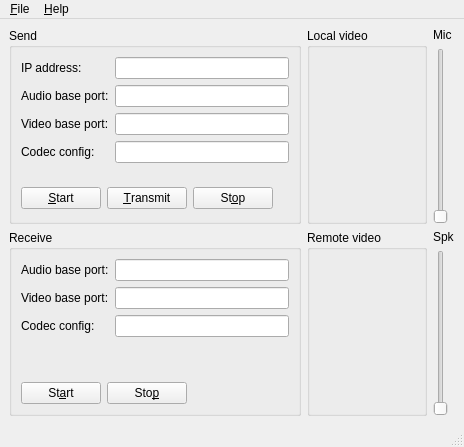
<ui version="4.0" >
 <class>MainWin</class>
 <widget class="QMainWindow" name="MainWin" >
  <property name="geometry" >
   <rect>
    <x>0</x>
    <y>0</y>
    <width>464</width>
    <height>447</height>
   </rect>
  </property>
  <property name="windowTitle" >
   <string>MainWin</string>
  </property>
  <widget class="QWidget" name="centralwidget" >
   <layout class="QGridLayout" >
    <item row="0" column="0" >
     <widget class="QGroupBox" name="gb_send" >
      <property name="title" >
       <string>Send</string>
      </property>
      <layout class="QGridLayout" >
       <item row="0" column="0" >
        <widget class="QLabel" name="lb_remoteAddress" >
         <property name="text" >
          <string>IP address:</string>
         </property>
        </widget>
       </item>
       <item row="0" column="1" >
        <widget class="QLineEdit" name="le_remoteAddress" />
       </item>
       <item row="1" column="0" >
        <widget class="QLabel" name="lb_remoteAudioPort" >
         <property name="text" >
          <string>Audio base port:</string>
         </property>
        </widget>
       </item>
       <item row="1" column="1" >
        <widget class="QLineEdit" name="le_remoteAudioPort" />
       </item>
       <item row="2" column="0" >
        <widget class="QLabel" name="lb_remoteVideoPort" >
         <property name="text" >
          <string>Video base port:</string>
         </property>
        </widget>
       </item>
       <item row="2" column="1" >
        <widget class="QLineEdit" name="le_remoteVideoPort" />
       </item>
       <item row="3" column="0" >
        <widget class="QLabel" name="lb_sendConfig" >
         <property name="text" >
          <string>Codec config:</string>
         </property>
        </widget>
       </item>
       <item row="3" column="1" >
        <widget class="QLineEdit" name="le_sendConfig" />
       </item>
       <item row="4" column="0" colspan="2" >
        <spacer>
         <property name="orientation" >
          <enum>Qt::Vertical</enum>
         </property>
         <property name="sizeHint" >
          <size>
           <width>261</width>
           <height>16</height>
          </size>
         </property>
        </spacer>
       </item>
       <item row="5" column="0" colspan="2" >
        <layout class="QHBoxLayout" >
         <item>
          <widget class="QPushButton" name="pb_startSend" >
           <property name="text" >
            <string>&amp;Start</string>
           </property>
          </widget>
         </item>
         <item>
          <widget class="QPushButton" name="pb_transmit" >
           <property name="text" >
            <string>&amp;Transmit</string>
           </property>
          </widget>
         </item>
         <item>
          <widget class="QPushButton" name="pb_stopSend" >
           <property name="text" >
            <string>St&amp;op</string>
           </property>
          </widget>
         </item>
         <item>
          <spacer>
           <property name="orientation" >
            <enum>Qt::Horizontal</enum>
           </property>
           <property name="sizeHint" >
            <size>
             <width>21</width>
             <height>28</height>
            </size>
           </property>
          </spacer>
         </item>
        </layout>
       </item>
      </layout>
     </widget>
    </item>
    <item row="0" column="1" >
     <widget class="QGroupBox" name="groupBox_4" >
      <property name="title" >
       <string>Local video</string>
      </property>
      <layout class="QVBoxLayout" >
       <item>
        <widget class="PsiMedia::VideoWidget" native="1" name="vw_self" >
         <property name="sizePolicy" >
          <sizepolicy vsizetype="Expanding" hsizetype="Expanding" >
           <horstretch>0</horstretch>
           <verstretch>0</verstretch>
          </sizepolicy>
         </property>
         <property name="minimumSize" >
          <size>
           <width>96</width>
           <height>96</height>
          </size>
         </property>
        </widget>
       </item>
      </layout>
     </widget>
    </item>
    <item row="0" column="2" >
     <layout class="QVBoxLayout" >
      <item>
       <widget class="QLabel" name="label" >
        <property name="text" >
         <string>Mic</string>
        </property>
       </widget>
      </item>
      <item>
       <widget class="QSlider" name="sl_mic" >
        <property name="minimumSize" >
         <size>
          <width>0</width>
          <height>96</height>
         </size>
        </property>
        <property name="orientation" >
         <enum>Qt::Vertical</enum>
        </property>
       </widget>
      </item>
     </layout>
    </item>
    <item row="1" column="0" >
     <widget class="QGroupBox" name="gb_receive" >
      <property name="title" >
       <string>Receive</string>
      </property>
      <layout class="QGridLayout" >
       <item row="0" column="0" >
        <widget class="QLabel" name="lb_localAudioPort" >
         <property name="text" >
          <string>Audio base port:</string>
         </property>
        </widget>
       </item>
       <item row="0" column="1" >
        <widget class="QLineEdit" name="le_localAudioPort" />
       </item>
       <item row="1" column="0" >
        <widget class="QLabel" name="lb_localVideoPort" >
         <property name="text" >
          <string>Video base port:</string>
         </property>
        </widget>
       </item>
       <item row="1" column="1" >
        <widget class="QLineEdit" name="le_localVideoPort" />
       </item>
       <item row="2" column="0" >
        <widget class="QLabel" name="lb_receiveConfig" >
         <property name="text" >
          <string>Codec config:</string>
         </property>
        </widget>
       </item>
       <item row="2" column="1" >
        <widget class="QLineEdit" name="le_receiveConfig" />
       </item>
       <item row="3" column="0" colspan="2" >
        <spacer>
         <property name="orientation" >
          <enum>Qt::Vertical</enum>
         </property>
         <property name="sizeHint" >
          <size>
           <width>261</width>
           <height>40</height>
          </size>
         </property>
        </spacer>
       </item>
       <item row="4" column="0" colspan="2" >
        <layout class="QHBoxLayout" >
         <item>
          <widget class="QPushButton" name="pb_startReceive" >
           <property name="text" >
            <string>St&amp;art</string>
           </property>
          </widget>
         </item>
         <item>
          <widget class="QPushButton" name="pb_stopReceive" >
           <property name="text" >
            <string>Sto&amp;p</string>
           </property>
          </widget>
         </item>
         <item>
          <spacer>
           <property name="orientation" >
            <enum>Qt::Horizontal</enum>
           </property>
           <property name="sizeHint" >
            <size>
             <width>40</width>
             <height>20</height>
            </size>
           </property>
          </spacer>
         </item>
        </layout>
       </item>
      </layout>
     </widget>
    </item>
    <item row="1" column="1" >
     <widget class="QGroupBox" name="groupBox_3" >
      <property name="title" >
       <string>Remote video</string>
      </property>
      <layout class="QVBoxLayout" >
       <item>
        <widget class="PsiMedia::VideoWidget" native="1" name="vw_remote" >
         <property name="sizePolicy" >
          <sizepolicy vsizetype="Expanding" hsizetype="Expanding" >
           <horstretch>0</horstretch>
           <verstretch>0</verstretch>
          </sizepolicy>
         </property>
         <property name="minimumSize" >
          <size>
           <width>96</width>
           <height>96</height>
          </size>
         </property>
        </widget>
       </item>
      </layout>
     </widget>
    </item>
    <item row="1" column="2" >
     <layout class="QVBoxLayout" >
      <item>
       <widget class="QLabel" name="label_2" >
        <property name="text" >
         <string>Spk</string>
        </property>
       </widget>
      </item>
      <item>
       <widget class="QSlider" name="sl_spk" >
        <property name="minimumSize" >
         <size>
          <width>0</width>
          <height>96</height>
         </size>
        </property>
        <property name="orientation" >
         <enum>Qt::Vertical</enum>
        </property>
       </widget>
      </item>
     </layout>
    </item>
   </layout>
  </widget>
  <widget class="QMenuBar" name="menubar" >
   <property name="geometry" >
    <rect>
     <x>0</x>
     <y>0</y>
     <width>464</width>
     <height>30</height>
    </rect>
   </property>
   <widget class="QMenu" name="menu_Help" >
    <property name="title" >
     <string>&amp;Help</string>
    </property>
    <addaction name="action_About" />
   </widget>
   <widget class="QMenu" name="menu_File" >
    <property name="title" >
     <string>&amp;File</string>
    </property>
    <addaction name="action_Configure" />
    <addaction name="separator" />
    <addaction name="action_Quit" />
   </widget>
   <addaction name="menu_File" />
   <addaction name="menu_Help" />
  </widget>
  <widget class="QStatusBar" name="statusbar" />
  <action name="action_About" >
   <property name="text" >
    <string>&amp;About</string>
   </property>
  </action>
  <action name="action_Quit" >
   <property name="text" >
    <string>&amp;Quit</string>
   </property>
   <property name="shortcut" >
    <string>Ctrl+Q</string>
   </property>
  </action>
  <action name="action_Configure" >
   <property name="text" >
    <string>Co&amp;nfigure Audio/Video...</string>
   </property>
   <property name="shortcut" >
    <string>Ctrl+N</string>
   </property>
  </action>
 </widget>
 <customwidgets>
  <customwidget>
   <class>PsiMedia::VideoWidget</class>
   <extends>QWidget</extends>
   <header>psimedia.h</header>
  </customwidget>
 </customwidgets>
 <tabstops>
  <tabstop>le_remoteAddress</tabstop>
  <tabstop>le_remoteAudioPort</tabstop>
  <tabstop>le_remoteVideoPort</tabstop>
  <tabstop>le_sendConfig</tabstop>
  <tabstop>pb_startSend</tabstop>
  <tabstop>pb_transmit</tabstop>
  <tabstop>pb_stopSend</tabstop>
  <tabstop>le_localAudioPort</tabstop>
  <tabstop>le_localVideoPort</tabstop>
  <tabstop>le_receiveConfig</tabstop>
  <tabstop>pb_startReceive</tabstop>
  <tabstop>pb_stopReceive</tabstop>
  <tabstop>sl_mic</tabstop>
  <tabstop>sl_spk</tabstop>
 </tabstops>
 <resources/>
 <connections/>
</ui>
